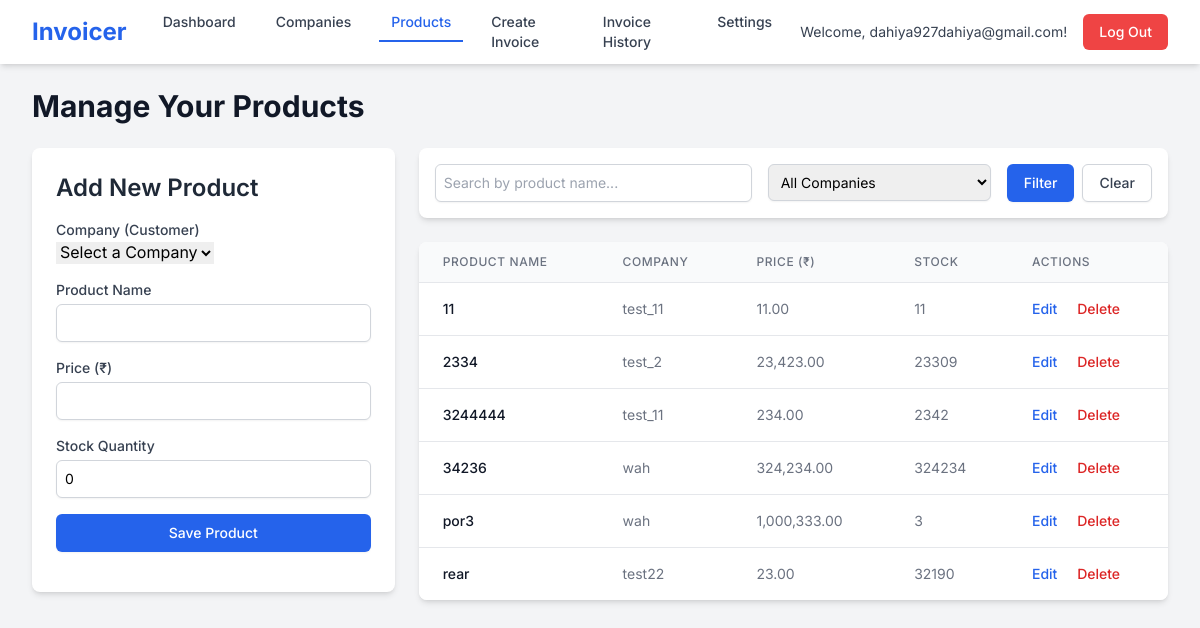
The app's page /products.php (signed in) with its own data.
### tables this page shows
CREATE TABLE `products` (
  `id` int(11) NOT NULL,
  `user_id` int(11) NOT NULL,
  `product_name` varchar(255) NOT NULL,
  `price` decimal(10,2) NOT NULL,
  `company_id` int(11) NOT NULL,
  `stock` int(11) DEFAULT 0
);

CREATE TABLE `companies` (
  `id` int(11) NOT NULL,
  `user_id` int(11) NOT NULL,
  `company_name` varchar(255) NOT NULL,
  `gstin` varchar(15) DEFAULT NULL,
  `state` varchar(100) DEFAULT NULL,
  `state_code` varchar(10) DEFAULT NULL,
  `address` text DEFAULT NULL
);

### products.php (the view, shortened to what this page needs)
<?php
$user_id = $_SESSION['user_id'];
$user_email = $_SESSION['user_email'];
$servername = "localhost";
$username = "root";
$password = "";
$dbname = "invoicer_db";
$conn = new mysqli($servername, $username, $password, $dbname);
$search_term = $_GET['search'] ?? '';
$filter_company_id = $_GET['company'] ?? '';
$query_string = http_build_query(['search' => $search_term, 'company' => $filter_company_id]);
$products = [];
$sql = "SELECT p.id, p.product_name, p.price, p.stock, c.company_name
        FROM products p
        JOIN companies c ON p.company_id = c.id
        WHERE p.user_id = ?";
$params = [$user_id];
$types = "i";
$sql .= " ORDER BY p.product_name ASC";
$stmt = $conn->prepare($sql);
$stmt->bind_param($types, ...$params);
$stmt->execute();
$result = $stmt->get_result();
if ($result->num_rows > 0) {
    while($row = $result->fetch_assoc()) {
        $products[] = $row;
    }
}
?>
<!DOCTYPE html>
<html lang="en">
<head>
    <script src="https://cdn.tailwindcss.com"></script>
    <link rel="stylesheet" href="https://cdn.jsdelivr.net/npm/choices.js/public/assets/styles/choices.min.css" />
</head>
<body class="bg-gray-100">
    <nav class="bg-white shadow-md">
        <div class="max-w-7xl mx-auto px-4 sm:px-6 lg:px-8">
            <div class="flex justify-between h-16">
                <div class="flex items-center min-w-0">
                    <span class="text-2xl font-bold text-blue-600 flex-shrink-0">Invoicer</span>
                    <div class="hidden sm:ml-6 sm:flex sm:items-baseline sm:space-x-4">
                        <a href="dashboard.php" class="text-gray-700 hover:text-blue-600 px-3 py-2 rounded-md text-sm font-medium">Dashboard</a>
                        <a href="companies.php" class="text-gray-700 hover:text-blue-600 px-3 py-2 rounded-md text-sm font-medium">Companies</a>
                        <a href="products.php" class="text-blue-600 border-b-2 border-blue-600 px-3 py-2 text-sm font-medium" aria-current="page">Products</a>
                        <a href="create-invoice.php" class="text-gray-700 hover:text-blue-600 px-3 py-2 rounded-md text-sm font-medium">Create Invoice</a>
                        <a href="invoice-history.php" class="text-gray-700 hover:text-blue-600 px-3 py-2 rounded-md text-sm font-medium">Invoice History</a>
                        <a href="settings.php" class="text-gray-700 hover:text-blue-600 px-3 py-2 rounded-md text-sm font-medium">Settings</a>
                    </div>
                </div>
                <div class="flex items-center flex-shrink-0 ml-4">
                    <span class="hidden md:inline text-gray-700 mr-4 text-sm truncate">
                        Welcome, <?php echo htmlspecialchars($user_email); ?>!
                    </span>
                    <a href="logout.php" class="flex-shrink-0 bg-red-500 text-white px-4 py-2 rounded-md text-sm font-medium hover:bg-red-600">
                        Log Out
                    </a>
                </div>
            </div>
        </div>
    </nav>
    <div class="max-w-7xl mx-auto py-6 sm:px-6 lg:px-8">
        <h1 class="text-3xl font-bold text-gray-900 mb-6">Manage Your Products</h1>
        <div class="grid grid-cols-1 lg:grid-cols-3 gap-6">
            <div class="lg:col-span-1">
                <div class="bg-white shadow-md rounded-lg p-6">
                    <h2 class="text-2xl font-semibold text-gray-800 mb-4">Add New Product</h2>
                    <form action="products.php?<?php echo $query_string; ?>" method="POST" class="space-y-4">
                        <div>
                            <label for="company_id" class="block text-sm font-medium text-gray-700">Company (Customer)</label>
                            <select id="company_id" name="company_id" required>
                                <option value="">Select a Company</option>
                            </select>
                        </div>
                        <div>
                            <label for="product_name" class="block text-sm font-medium text-gray-700">Product Name</label>
                            <input type="text" id="product_name" name="product_name" required
                                   class="mt-1 block w-full rounded-md border-gray-300 shadow-sm focus:border-blue-500 focus:ring-blue-500 sm:text-sm p-2 border">
                        </div>
                        <div>
                            <label for="price" class="block text-sm font-medium text-gray-700">Price (₹)</label>
                            <input type="number" id="price" name="price" step="0.01" min="0" required
                                   class="mt-1 block w-full rounded-md border-gray-300 shadow-sm focus:border-blue-500 focus:ring-blue-500 sm:text-sm p-2 border">
                        </div>
                        <div>
                            <label for="stock" class="block text-sm font-medium text-gray-700">Stock Quantity</label>
                            <input type="number" id="stock" name="stock" min="0" required value="0"
                                   class="mt-1 block w-full rounded-md border-gray-300 shadow-sm focus:border-blue-500 focus:ring-blue-500 sm:text-sm p-2 border">
                        </div>
                        <div>
                            <button type="submit"
                                    class="w-full flex justify-center py-2 px-4 border border-transparent rounded-md shadow-sm text-sm font-medium text-white bg-blue-600 hover:bg-blue-700 focus:outline-none focus:ring-2 focus:ring-offset-2 focus:ring-blue-500">
                                Save Product
                            </button>
                        </div>
                    </form>
                </div>
            </div>
            <div class="lg:col-span-2">
                <div class="bg-white shadow-md rounded-lg p-4 mb-6">
                    <form action="products.php" method="GET" class="flex flex-col md:flex-row gap-4">
                        <div class="flex-grow">
                            <input type="text" name="search" id="search"
                                   placeholder="Search by product name..."
                                   value="<?php echo htmlspecialchars($search_term); ?>"
                                   class="block w-full rounded-md border-gray-300 shadow-sm focus:border-blue-500 focus:ring-blue-500 sm:text-sm p-2 border">
                        </div>
                        <div class="flex-grow">
                            <select id="company" name="company" class="block w-full rounded-md border-gray-300 shadow-sm focus:border-blue-500 focus:ring-blue-500 sm:text-sm p-2 border">
                                <option value="">All Companies</option>
                            </select>
                        </div>
                        <div class="flex-shrink-0 flex gap-2">
                            <button type="submit"
                                    class="flex-shrink-0 w-full md:w-auto justify-center py-2 px-4 border border-transparent rounded-md shadow-sm text-sm font-medium text-white bg-blue-600 hover:bg-blue-700 focus:outline-none focus:ring-2 focus:ring-offset-2 focus:ring-blue-500">
                                Filter
                            </button>
                            <a href="products.php"
                               class="flex-shrink-0 w-full md:w-auto justify-center py-2 px-4 border border-gray-300 rounded-md shadow-sm text-sm font-medium text-gray-700 bg-white hover:bg-gray-50 focus:outline-none focus:ring-2 focus:ring-offset-2 focus:ring-indigo-500">
                                Clear
                            </a>
                        </div>
                    </form>
                </div>
                <div class="bg-white shadow-md rounded-lg overflow-hidden">
                    <table class="min-w-full divide-y divide-gray-200">
                        <thead class="bg-gray-50">
                            <tr>
                                <th class="px-6 py-3 text-left text-xs font-medium text-gray-500 uppercase tracking-wider">Product Name</th>
                                <th class="px-6 py-3 text-left text-xs font-medium text-gray-500 uppercase tracking-wider">Company</th>
                                <th class="px-6 py-3 text-left text-xs font-medium text-gray-500 uppercase tracking-wider">Price (₹)</th>
                                <th class="px-6 py-3 text-left text-xs font-medium text-gray-500 uppercase tracking-wider">Stock</th>
                                <th class="px-6 py-3 text-left text-xs font-medium text-gray-500 uppercase tracking-wider">Actions</th>
                            </tr>
                        </thead>
                        <tbody class="bg-white divide-y divide-gray-200">
                            <?php if (empty($products)): ?>
                                <tr>
                                    <td colspan="5" class="px-6 py-4 whitespace-nowrap text-sm text-gray-500 text-center">
                                        <?php if (!empty($search_term) || !empty($filter_company_id)): ?>
                                            No products found matching your filters.
                                        <?php else: ?>
                                            No products added yet. Use the form on the left to add your first one.
                                        <?php endif; ?>
                                    </td>
                                </tr>
                            <?php else: ?>
                                <?php foreach ($products as $product): ?>
                                    <tr>
                                        <td class="px-6 py-4 whitespace-nowrap text-sm font-medium text-gray-900"><?php echo htmlspecialchars($product['product_name']); ?></td>
                                        <td class="px-6 py-4 whitespace-nowrap text-sm text-gray-500"><?php echo htmlspecialchars($product['company_name']); ?></td>
                                        <td class="px-6 py-4 whitespace-nowrap text-sm text-gray-500"><?php echo number_format($product['price'], 2); ?></td>
                                        <td class="px-6 py-4 whitespace-nowrap text-sm text-gray-500"><?php echo $product['stock']; ?></td>
                                        <td class="px-6 py-4 whitespace-nowrap text-sm font-medium">
                                            <a href="edit-product.php?id=<?php echo $product['id']; ?>&<?php echo $query_string; ?>" class="text-blue-600 hover:text-blue-900">Edit</a>
                                            <a href="delete.php?type=product&id=<?php echo $product['id']; ?>&<?php echo $query_string; ?>"
                                               class="text-red-600 hover:text-red-900 ml-4"
                                               onclick="return confirm('Are you sure you want to delete this product?');">Delete</a>
                                        </td>
                                    </tr>
                                <?php endforeach; ?>
                            <?php endif; ?>
                        </tbody>
                    </table>
                </div>
            </div>
        </div>
    </div>
</body>
</html>

### products.php (style rules this page uses)
body { font-family: 'Inter', sans-serif; }

### records on screen
products: product_name "11", company.company_name "test_11", price "11.00", stock "11"
products: product_name "2334", company.company_name "test_2", price "23,423.00", stock "23309"
products: product_name "3244444", company.company_name "test_11", price "234.00", stock "2342"
products: product_name "34236", company.company_name "wah", price "324,234.00", stock "324234"
products: product_name "por3", company.company_name "wah", price "1,000,333.00", stock "3"
products: product_name "rear", company.company_name "test22", price "23.00", stock "32190"

### other values on screen
$user_email "dahiya927dahiya@gmail.com"
